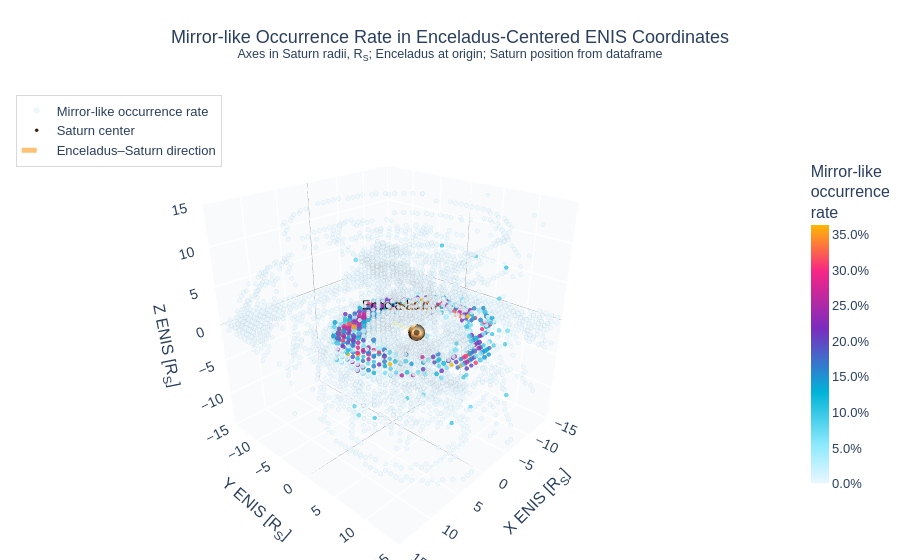

The code cell stored with this chart in its notebook:
### Code cell
mirror_stats, mirror_meta = compute_3d_occurrence_statistics(
    df,
    coord_cols=(
        "x_enis_km",
        "y_enis_km",
        "z_enis_km",
    ),
    event_col="is_mirror",
    event_values=None,
    coord_scale=R_SATURN_KM,
    n_bins=36,
    min_count=10,
    axis_limits=15,
    event_name="Mirror-like",
)

fig_mirror = plot_3d_occurrence_rate(
    mirror_stats,
    meta=mirror_meta,
    event_name="Mirror-like",
    saturn_pos=saturn_pos,
    axis_limits=15,
    unit_label="R<sub>S</sub>",
    output_html='output/waves/occurrence/3d/my_mirror.html',
    show=True,
)

### Figure 1 — Plotly figure (JSON) as saved in the notebook; plotly's stock layout.template omitted (floating-point values rounded to 4 significant figures; data arrays with more than 128 entries replaced by an {"elided": "..."} marker saying what was removed)
{"data": [{"hoverinfo": "text", "marker": {"cmax": 0.3636, "cmin": 0, "color": {"elided": "3540 float values"}, "colorbar": {"len": 0.72, "thickness": 18, "tickformat": ".1%", "title": {"text": "Mirror-like<br>occurrence<br>rate"}}, "colorscale": [[0, "#e8f7ff"], [0.15, "#8be9fd"], [0.35, "#00b4d8"], [0.6, "#7b2cbf"], [0.82, "#f72585"], [1, "#ffb703"]], "line": {"color": "rgba(20,20,20,0.15)", "width": 0.2}, "opacity": 0.82, "size": {"elided": "3540 float values"}}, "mode": "markers", "name": "Mirror-like occurrence rate", "text": {"elided": "3540 str values"}, "type": "scatter3d", "x": {"elided": "3540 float values"}, "y": {"elided": "3540 float values"}, "z": {"elided": "3540 float values"}}, {"cmax": 1, "cmin": 0, "colorscale": [[0, "#5f3b1d"], [0.25, "#b87935"], [0.5, "#f1c27d"], [0.75, "#ffe0a6"], [1, "#fff2cc"]], "hoverinfo": "skip", "lighting": {"ambient": 0.35, "diffuse": 0.85, "fresnel": 0.15, "roughness": 0.75, "specular": 0.25}, "lightposition": {"x": -100, "y": -80, "z": 120}, "name": "Saturn", "opacity": 0.92, "showscale": false, "surfacecolor": {"elided": "36x72 float values"}, "type": "surface", "x": {"elided": "36x72 float values"}, "y": {"elided": "36x72 float values"}, "z": {"elided": "36x72 float values"}}, {"hoverinfo": "skip", "mode": "text", "showlegend": false, "text": ["Saturn"], "textfont": {"color": "#8a4b08", "size": 14}, "textposition": "top center", "type": "scatter3d", "x": [1.407e-21], "y": [3.95], "z": [1.15]}, {"hoverinfo": "text", "hovertext": ["Saturn center<br>x: 0.000 R<sub>S</sub><br>y: 3.950 R<sub>S</sub><br>z: 0.000 R<sub>S</sub>"], "marker": {"color": "#3a2208", "size": 3.5}, "mode": "markers", "name": "Saturn center", "type": "scatter3d", "x": [1.407e-21], "y": [3.95], "z": [9.08e-20]}, {"cmax": 1, "cmin": 0, "colorscale": [[0, "#6f8fa6"], [0.4, "#c7e9f1"], [1, "#ffffff"]], "hoverinfo": "skip", "lighting": {"ambient": 0.45, "diffuse": 0.75, "fresnel": 0.2, "roughness": 0.5, "specular": 0.35}, "lightposition": {"x": -100, "y": -80, "z": 120}, "name": "Enceladus", "opacity": 1, "showscale": false, "surfacecolor": {"elided": "24x48 float values"}, "type": "surface", "x": {"elided": "24x48 float values"}, "y": {"elided": "24x48 float values"}, "z": {"elided": "24x48 float values"}}, {"hoverinfo": "skip", "mode": "text", "showlegend": false, "text": ["Enceladus"], "textfont": {"color": "black", "size": 13}, "textposition": "top center", "type": "scatter3d", "x": [0], "y": [0], "z": [0]}, {"hoverinfo": "skip", "line": {"color": "rgba(255, 160, 40, 0.65)", "dash": "dash", "width": 5}, "mode": "lines", "name": "Enceladus–Saturn direction", "type": "scatter3d", "x": [0, 1.407e-21], "y": [0, 3.95], "z": [0, 9.08e-20]}], "layout": {"font": {"family": "Arial", "size": 13}, "legend": {"bgcolor": "rgba(255,255,255,0.75)", "bordercolor": "rgba(180,180,180,0.5)", "borderwidth": 1, "x": 0.02, "y": 0.98}, "margin": {"b": 0, "l": 0, "r": 0, "t": 85}, "paper_bgcolor": "white", "scene": {"aspectmode": "cube", "camera": {"eye": {"x": 1.55, "y": 1.45, "z": 1.05}}, "xaxis": {"backgroundcolor": "rgba(248,250,252,1)", "gridcolor": "rgba(180,190,200,0.55)", "range": [-15, 15], "showspikes": false, "title": {"text": "X ENIS [R<sub>S</sub>]"}, "zerolinecolor": "rgba(80,80,80,0.8)"}, "yaxis": {"backgroundcolor": "rgba(248,250,252,1)", "gridcolor": "rgba(180,190,200,0.55)", "range": [-15, 15], "showspikes": false, "title": {"text": "Y ENIS [R<sub>S</sub>]"}, "zerolinecolor": "rgba(80,80,80,0.8)"}, "zaxis": {"backgroundcolor": "rgba(248,250,252,1)", "gridcolor": "rgba(180,190,200,0.55)", "range": [-15, 15], "showspikes": false, "title": {"text": "Z ENIS [R<sub>S</sub>]"}, "zerolinecolor": "rgba(80,80,80,0.8)"}}, "title": {"text": "Mirror-like Occurrence Rate in Enceladus-Centered ENIS Coordinates<br><sup>Axes in Saturn radii, R<sub>S</sub>; Enceladus at origin; Saturn position from dataframe</sup>", "x": 0.5, "xanchor": "center"}}}
